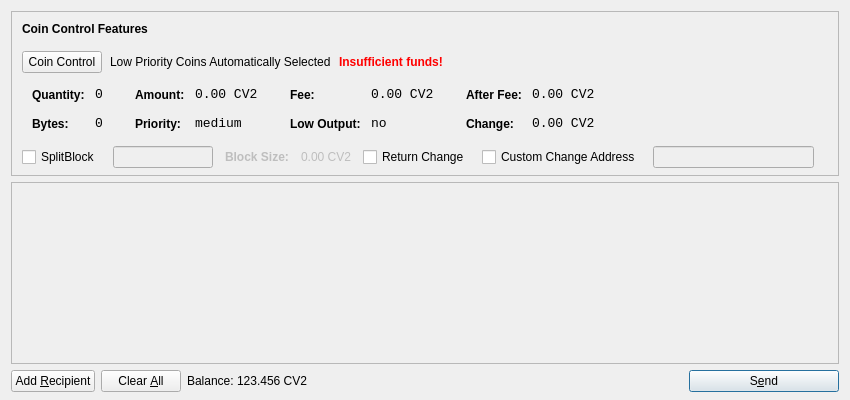
<?xml version="1.0" encoding="UTF-8"?>
<ui version="4.0">
 <class>SendCoinsDialog</class>
 <widget class="QDialog" name="SendCoinsDialog">
  <property name="geometry">
   <rect>
    <x>0</x>
    <y>0</y>
    <width>850</width>
    <height>400</height>
   </rect>
  </property>
  <property name="windowTitle">
   <string>Send Coins</string>
  </property>
  <layout class="QVBoxLayout" name="verticalLayout" stretch="0,1,0">
   <property name="bottomMargin">
    <number>8</number>
   </property>
   <item>
    <widget class="QFrame" name="frameCoinControl">
     <property name="sizePolicy">
      <sizepolicy hsizetype="Expanding" vsizetype="Expanding">
       <horstretch>0</horstretch>
       <verstretch>0</verstretch>
      </sizepolicy>
     </property>
     <property name="maximumSize">
      <size>
       <width>16777215</width>
       <height>16777215</height>
      </size>
     </property>
     <property name="frameShape">
      <enum>QFrame::StyledPanel</enum>
     </property>
     <property name="frameShadow">
      <enum>QFrame::Sunken</enum>
     </property>
     <layout class="QVBoxLayout" name="verticalLayoutCoinControl2">
      <property name="spacing">
       <number>6</number>
      </property>
      <property name="leftMargin">
       <number>0</number>
      </property>
      <property name="topMargin">
       <number>0</number>
      </property>
      <property name="rightMargin">
       <number>0</number>
      </property>
      <property name="bottomMargin">
       <number>6</number>
      </property>
      <item>
       <layout class="QVBoxLayout" name="verticalLayoutCoinControl" stretch="0,0,0,0,1">
        <property name="spacing">
         <number>0</number>
        </property>
        <property name="leftMargin">
         <number>10</number>
        </property>
        <property name="topMargin">
         <number>10</number>
        </property>
        <item>
         <layout class="QHBoxLayout" name="horizontalLayoutCoinControl1">
          <property name="bottomMargin">
           <number>15</number>
          </property>
          <item>
           <widget class="QLabel" name="labelCoinControlFeatures">
            <property name="sizePolicy">
             <sizepolicy hsizetype="Preferred" vsizetype="Maximum">
              <horstretch>0</horstretch>
              <verstretch>0</verstretch>
             </sizepolicy>
            </property>
            <property name="font">
             <font>
              <weight>75</weight>
              <bold>true</bold>
             </font>
            </property>
            <property name="styleSheet">
             <string notr="true">font-weight:bold;</string>
            </property>
            <property name="text">
             <string>Coin Control Features</string>
            </property>
           </widget>
          </item>
         </layout>
        </item>
        <item>
         <layout class="QHBoxLayout" name="horizontalLayoutCoinControl2" stretch="0,0,0,0">
          <property name="spacing">
           <number>8</number>
          </property>
          <property name="bottomMargin">
           <number>10</number>
          </property>
          <item>
           <widget class="QPushButton" name="pushButtonCoinControl">
            <property name="styleSheet">
             <string notr="true"/>
            </property>
            <property name="text">
             <string>Coin Control</string>
            </property>
           </widget>
          </item>
          <item>
           <widget class="QLabel" name="labelCoinControlAutomaticallySelected">
            <property name="text">
             <string>Low Priority Coins Automatically Selected</string>
            </property>
            <property name="margin">
             <number>5</number>
            </property>
           </widget>
          </item>
          <item>
           <widget class="QLabel" name="labelCoinControlInsuffFunds">
            <property name="font">
             <font>
              <weight>75</weight>
              <bold>true</bold>
             </font>
            </property>
            <property name="styleSheet">
             <string notr="true">color:red;font-weight:bold;</string>
            </property>
            <property name="text">
             <string>Insufficient funds!</string>
            </property>
            <property name="margin">
             <number>5</number>
            </property>
           </widget>
          </item>
          <item>
           <spacer name="horizontalSpacerCoinControl">
            <property name="orientation">
             <enum>Qt::Horizontal</enum>
            </property>
            <property name="sizeHint" stdset="0">
             <size>
              <width>40</width>
              <height>1</height>
             </size>
            </property>
           </spacer>
          </item>
         </layout>
        </item>
        <item>
         <widget class="QWidget" name="widgetCoinControl" native="true">
          <property name="sizePolicy">
           <sizepolicy hsizetype="Preferred" vsizetype="Preferred">
            <horstretch>0</horstretch>
            <verstretch>0</verstretch>
           </sizepolicy>
          </property>
          <property name="minimumSize">
           <size>
            <width>0</width>
            <height>0</height>
           </size>
          </property>
          <property name="styleSheet">
           <string notr="true"/>
          </property>
          <layout class="QHBoxLayout" name="horizontalLayoutCoinControl5">
           <property name="margin">
            <number>0</number>
           </property>
           <item>
            <layout class="QHBoxLayout" name="horizontalLayoutCoinControl3" stretch="0,0,0,1">
             <property name="spacing">
              <number>20</number>
             </property>
             <property name="topMargin">
              <number>0</number>
             </property>
             <property name="bottomMargin">
              <number>10</number>
             </property>
             <item>
              <layout class="QFormLayout" name="formLayoutCoinControl1">
               <property name="horizontalSpacing">
                <number>10</number>
               </property>
               <property name="verticalSpacing">
                <number>14</number>
               </property>
               <property name="leftMargin">
                <number>10</number>
               </property>
               <property name="topMargin">
                <number>4</number>
               </property>
               <property name="rightMargin">
                <number>6</number>
               </property>
               <item row="0" column="0">
                <widget class="QLabel" name="labelCoinControlQuantityText">
                 <property name="styleSheet">
                  <string notr="true">font-weight:bold;</string>
                 </property>
                 <property name="text">
                  <string>Quantity:</string>
                 </property>
                 <property name="margin">
                  <number>0</number>
                 </property>
                </widget>
               </item>
               <item row="0" column="1">
                <widget class="QLabel" name="labelCoinControlQuantity">
                 <property name="font">
                  <font>
                   <family>Monospace</family>
                   <pointsize>10</pointsize>
                  </font>
                 </property>
                 <property name="cursor">
                  <cursorShape>IBeamCursor</cursorShape>
                 </property>
                 <property name="contextMenuPolicy">
                  <enum>Qt::ActionsContextMenu</enum>
                 </property>
                 <property name="text">
                  <string>0</string>
                 </property>
                 <property name="margin">
                  <number>0</number>
                 </property>
                 <property name="textInteractionFlags">
                  <set>Qt::LinksAccessibleByMouse|Qt::TextSelectableByKeyboard|Qt::TextSelectableByMouse</set>
                 </property>
                </widget>
               </item>
               <item row="1" column="0">
                <widget class="QLabel" name="labelCoinControlBytesText">
                 <property name="styleSheet">
                  <string notr="true">font-weight:bold;</string>
                 </property>
                 <property name="text">
                  <string>Bytes:</string>
                 </property>
                </widget>
               </item>
               <item row="1" column="1">
                <widget class="QLabel" name="labelCoinControlBytes">
                 <property name="font">
                  <font>
                   <family>Monospace</family>
                   <pointsize>10</pointsize>
                  </font>
                 </property>
                 <property name="cursor">
                  <cursorShape>IBeamCursor</cursorShape>
                 </property>
                 <property name="contextMenuPolicy">
                  <enum>Qt::ActionsContextMenu</enum>
                 </property>
                 <property name="text">
                  <string>0</string>
                 </property>
                 <property name="textInteractionFlags">
                  <set>Qt::LinksAccessibleByMouse|Qt::TextSelectableByKeyboard|Qt::TextSelectableByMouse</set>
                 </property>
                </widget>
               </item>
              </layout>
             </item>
             <item>
              <layout class="QFormLayout" name="formLayoutCoinControl2">
               <property name="horizontalSpacing">
                <number>10</number>
               </property>
               <property name="verticalSpacing">
                <number>14</number>
               </property>
               <property name="leftMargin">
                <number>6</number>
               </property>
               <property name="topMargin">
                <number>4</number>
               </property>
               <property name="rightMargin">
                <number>6</number>
               </property>
               <item row="0" column="0">
                <widget class="QLabel" name="labelCoinControlAmountText">
                 <property name="styleSheet">
                  <string notr="true">font-weight:bold;</string>
                 </property>
                 <property name="text">
                  <string>Amount:</string>
                 </property>
                 <property name="margin">
                  <number>0</number>
                 </property>
                </widget>
               </item>
               <item row="0" column="1">
                <widget class="QLabel" name="labelCoinControlAmount">
                 <property name="font">
                  <font>
                   <family>Monospace</family>
                   <pointsize>10</pointsize>
                  </font>
                 </property>
                 <property name="cursor">
                  <cursorShape>IBeamCursor</cursorShape>
                 </property>
                 <property name="contextMenuPolicy">
                  <enum>Qt::ActionsContextMenu</enum>
                 </property>
                 <property name="text">
                  <string>0.00 CV2</string>
                 </property>
                 <property name="textInteractionFlags">
                  <set>Qt::LinksAccessibleByMouse|Qt::TextSelectableByKeyboard|Qt::TextSelectableByMouse</set>
                 </property>
                </widget>
               </item>
               <item row="1" column="0">
                <widget class="QLabel" name="labelCoinControlPriorityText">
                 <property name="styleSheet">
                  <string notr="true">font-weight:bold;</string>
                 </property>
                 <property name="text">
                  <string>Priority:</string>
                 </property>
                </widget>
               </item>
               <item row="1" column="1">
                <widget class="QLabel" name="labelCoinControlPriority">
                 <property name="font">
                  <font>
                   <family>Monospace</family>
                   <pointsize>10</pointsize>
                  </font>
                 </property>
                 <property name="cursor">
                  <cursorShape>IBeamCursor</cursorShape>
                 </property>
                 <property name="contextMenuPolicy">
                  <enum>Qt::ActionsContextMenu</enum>
                 </property>
                 <property name="text">
                  <string>medium</string>
                 </property>
                 <property name="textInteractionFlags">
                  <set>Qt::LinksAccessibleByMouse|Qt::TextSelectableByKeyboard|Qt::TextSelectableByMouse</set>
                 </property>
                </widget>
               </item>
              </layout>
             </item>
             <item>
              <layout class="QFormLayout" name="formLayoutCoinControl3">
               <property name="horizontalSpacing">
                <number>10</number>
               </property>
               <property name="verticalSpacing">
                <number>14</number>
               </property>
               <property name="leftMargin">
                <number>6</number>
               </property>
               <property name="topMargin">
                <number>4</number>
               </property>
               <property name="rightMargin">
                <number>6</number>
               </property>
               <item row="0" column="0">
                <widget class="QLabel" name="labelCoinControlFeeText">
                 <property name="styleSheet">
                  <string notr="true">font-weight:bold;</string>
                 </property>
                 <property name="text">
                  <string>Fee:</string>
                 </property>
                 <property name="margin">
                  <number>0</number>
                 </property>
                </widget>
               </item>
               <item row="0" column="1">
                <widget class="QLabel" name="labelCoinControlFee">
                 <property name="font">
                  <font>
                   <family>Monospace</family>
                   <pointsize>10</pointsize>
                  </font>
                 </property>
                 <property name="cursor">
                  <cursorShape>IBeamCursor</cursorShape>
                 </property>
                 <property name="contextMenuPolicy">
                  <enum>Qt::ActionsContextMenu</enum>
                 </property>
                 <property name="text">
                  <string>0.00 CV2</string>
                 </property>
                 <property name="textInteractionFlags">
                  <set>Qt::LinksAccessibleByMouse|Qt::TextSelectableByKeyboard|Qt::TextSelectableByMouse</set>
                 </property>
                </widget>
               </item>
               <item row="1" column="0">
                <widget class="QLabel" name="labelCoinControlLowOutputText">
                 <property name="styleSheet">
                  <string notr="true">font-weight:bold;</string>
                 </property>
                 <property name="text">
                  <string>Low Output:</string>
                 </property>
                </widget>
               </item>
               <item row="1" column="1">
                <widget class="QLabel" name="labelCoinControlLowOutput">
                 <property name="font">
                  <font>
                   <family>Monospace</family>
                   <pointsize>10</pointsize>
                  </font>
                 </property>
                 <property name="cursor">
                  <cursorShape>IBeamCursor</cursorShape>
                 </property>
                 <property name="contextMenuPolicy">
                  <enum>Qt::ActionsContextMenu</enum>
                 </property>
                 <property name="text">
                  <string>no</string>
                 </property>
                 <property name="textInteractionFlags">
                  <set>Qt::LinksAccessibleByMouse|Qt::TextSelectableByKeyboard|Qt::TextSelectableByMouse</set>
                 </property>
                </widget>
               </item>
              </layout>
             </item>
             <item>
              <layout class="QFormLayout" name="formLayoutCoinControl4">
               <property name="fieldGrowthPolicy">
                <enum>QFormLayout::AllNonFixedFieldsGrow</enum>
               </property>
               <property name="horizontalSpacing">
                <number>10</number>
               </property>
               <property name="verticalSpacing">
                <number>14</number>
               </property>
               <property name="leftMargin">
                <number>6</number>
               </property>
               <property name="topMargin">
                <number>4</number>
               </property>
               <property name="rightMargin">
                <number>6</number>
               </property>
               <item row="0" column="0">
                <widget class="QLabel" name="labelCoinControlAfterFeeText">
                 <property name="styleSheet">
                  <string notr="true">font-weight:bold;</string>
                 </property>
                 <property name="text">
                  <string>After Fee:</string>
                 </property>
                 <property name="margin">
                  <number>0</number>
                 </property>
                </widget>
               </item>
               <item row="0" column="1">
                <widget class="QLabel" name="labelCoinControlAfterFee">
                 <property name="font">
                  <font>
                   <family>Monospace</family>
                   <pointsize>10</pointsize>
                  </font>
                 </property>
                 <property name="cursor">
                  <cursorShape>IBeamCursor</cursorShape>
                 </property>
                 <property name="contextMenuPolicy">
                  <enum>Qt::ActionsContextMenu</enum>
                 </property>
                 <property name="text">
                  <string>0.00 CV2</string>
                 </property>
                 <property name="textInteractionFlags">
                  <set>Qt::LinksAccessibleByMouse|Qt::TextSelectableByKeyboard|Qt::TextSelectableByMouse</set>
                 </property>
                </widget>
               </item>
               <item row="1" column="0">
                <widget class="QLabel" name="labelCoinControlChangeText">
                 <property name="styleSheet">
                  <string notr="true">font-weight:bold;</string>
                 </property>
                 <property name="text">
                  <string>Change:</string>
                 </property>
                </widget>
               </item>
               <item row="1" column="1">
                <widget class="QLabel" name="labelCoinControlChange">
                 <property name="font">
                  <font>
                   <family>Monospace</family>
                   <pointsize>10</pointsize>
                  </font>
                 </property>
                 <property name="cursor">
                  <cursorShape>IBeamCursor</cursorShape>
                 </property>
                 <property name="contextMenuPolicy">
                  <enum>Qt::ActionsContextMenu</enum>
                 </property>
                 <property name="text">
                  <string>0.00 CV2</string>
                 </property>
                 <property name="textInteractionFlags">
                  <set>Qt::LinksAccessibleByMouse|Qt::TextSelectableByKeyboard|Qt::TextSelectableByMouse</set>
                 </property>
                </widget>
               </item>
              </layout>
             </item>
            </layout>
           </item>
          </layout>
         </widget>
        </item>
        <item>
         <layout class="QHBoxLayout" name="horizontalLayoutCoinControl4" stretch="0,0,0,0,0,0,0,0">
          <property name="spacing">
           <number>12</number>
          </property>
          <property name="sizeConstraint">
           <enum>QLayout::SetDefaultConstraint</enum>
          </property>
          <property name="topMargin">
           <number>5</number>
          </property>
          <property name="rightMargin">
           <number>5</number>
          </property>
          <item>
           <widget class="QCheckBox" name="splitBlockCheckBox">
            <property name="text">
             <string>SplitBlock</string>
            </property>
           </widget>
          </item>
          <item>
           <widget class="QLineEdit" name="splitBlockLineEdit">
            <property name="enabled">
             <bool>false</bool>
            </property>
            <property name="sizePolicy">
             <sizepolicy hsizetype="Fixed" vsizetype="Fixed">
              <horstretch>0</horstretch>
              <verstretch>0</verstretch>
             </sizepolicy>
            </property>
            <property name="maximumSize">
             <size>
              <width>100</width>
              <height>16777215</height>
             </size>
            </property>
           </widget>
          </item>
          <item>
           <widget class="QLabel" name="labelBlockSizeText">
            <property name="enabled">
             <bool>false</bool>
            </property>
            <property name="font">
             <font>
              <weight>75</weight>
              <bold>true</bold>
             </font>
            </property>
            <property name="text">
             <string>Block Size:</string>
            </property>
           </widget>
          </item>
          <item>
           <widget class="QLabel" name="labelBlockSize">
            <property name="enabled">
             <bool>false</bool>
            </property>
            <property name="text">
             <string>0.00 CV2</string>
            </property>
           </widget>
          </item>
          <item>
           <widget class="QCheckBox" name="returnChangeCheckBox">
            <property name="text">
             <string>Return Change</string>
            </property>
           </widget>
          </item>
          <item>
           <widget class="QCheckBox" name="checkBoxCoinControlChange">
            <property name="text">
             <string>Custom Change Address</string>
            </property>
           </widget>
          </item>
          <item>
           <widget class="QLineEdit" name="lineEditCoinControlChange">
            <property name="enabled">
             <bool>false</bool>
            </property>
            <property name="sizePolicy">
             <sizepolicy hsizetype="Expanding" vsizetype="Fixed">
              <horstretch>0</horstretch>
              <verstretch>0</verstretch>
             </sizepolicy>
            </property>
           </widget>
          </item>
          <item>
           <widget class="QLabel" name="labelCoinControlChangeLabel">
            <property name="sizePolicy">
             <sizepolicy hsizetype="Preferred" vsizetype="Expanding">
              <horstretch>0</horstretch>
              <verstretch>0</verstretch>
             </sizepolicy>
            </property>
            <property name="minimumSize">
             <size>
              <width>0</width>
              <height>0</height>
             </size>
            </property>
            <property name="text">
             <string/>
            </property>
            <property name="margin">
             <number>3</number>
            </property>
           </widget>
          </item>
         </layout>
        </item>
        <item>
         <spacer name="verticalSpacerCoinControl">
          <property name="orientation">
           <enum>Qt::Vertical</enum>
          </property>
          <property name="sizeHint" stdset="0">
           <size>
            <width>800</width>
            <height>1</height>
           </size>
          </property>
         </spacer>
        </item>
       </layout>
      </item>
     </layout>
    </widget>
   </item>
   <item>
    <widget class="QScrollArea" name="scrollArea">
     <property name="widgetResizable">
      <bool>true</bool>
     </property>
     <widget class="QWidget" name="scrollAreaWidgetContents">
      <property name="geometry">
       <rect>
        <x>0</x>
        <y>0</y>
        <width>830</width>
        <height>158</height>
       </rect>
      </property>
      <layout class="QVBoxLayout" name="verticalLayout_2">
       <property name="margin">
        <number>0</number>
       </property>
       <item>
        <layout class="QVBoxLayout" name="entries">
         <property name="spacing">
          <number>6</number>
         </property>
        </layout>
       </item>
       <item>
        <spacer name="verticalSpacer">
         <property name="orientation">
          <enum>Qt::Vertical</enum>
         </property>
         <property name="sizeHint" stdset="0">
          <size>
           <width>20</width>
           <height>40</height>
          </size>
         </property>
        </spacer>
       </item>
      </layout>
     </widget>
    </widget>
   </item>
   <item>
    <layout class="QHBoxLayout" name="horizontalLayout">
     <item>
      <widget class="QPushButton" name="addButton">
       <property name="toolTip">
        <string>Send to multiple recipients at once</string>
       </property>
       <property name="text">
        <string>Add &amp;Recipient</string>
       </property>
       <property name="icon">
        <iconset resource="../bitcoin.qrc">
         <normaloff>:/icons/add</normaloff>:/icons/add</iconset>
       </property>
       <property name="autoDefault">
        <bool>false</bool>
       </property>
      </widget>
     </item>
     <item>
      <widget class="QPushButton" name="clearButton">
       <property name="sizePolicy">
        <sizepolicy hsizetype="Minimum" vsizetype="Fixed">
         <horstretch>0</horstretch>
         <verstretch>0</verstretch>
        </sizepolicy>
       </property>
       <property name="toolTip">
        <string>Remove all transaction fields</string>
       </property>
       <property name="text">
        <string>Clear &amp;All</string>
       </property>
       <property name="icon">
        <iconset resource="../bitcoin.qrc">
         <normaloff>:/icons/remove</normaloff>:/icons/remove</iconset>
       </property>
       <property name="autoRepeatDelay">
        <number>300</number>
       </property>
       <property name="autoDefault">
        <bool>false</bool>
       </property>
      </widget>
     </item>
     <item>
      <layout class="QHBoxLayout" name="horizontalLayout_2">
       <property name="spacing">
        <number>3</number>
       </property>
       <item>
        <widget class="QLabel" name="label">
         <property name="sizePolicy">
          <sizepolicy hsizetype="Preferred" vsizetype="Fixed">
           <horstretch>0</horstretch>
           <verstretch>0</verstretch>
          </sizepolicy>
         </property>
         <property name="text">
          <string>Balance:</string>
         </property>
        </widget>
       </item>
       <item>
        <widget class="QLabel" name="labelBalance">
         <property name="sizePolicy">
          <sizepolicy hsizetype="Preferred" vsizetype="Fixed">
           <horstretch>0</horstretch>
           <verstretch>0</verstretch>
          </sizepolicy>
         </property>
         <property name="cursor">
          <cursorShape>IBeamCursor</cursorShape>
         </property>
         <property name="text">
          <string>123.456 CV2</string>
         </property>
         <property name="textInteractionFlags">
          <set>Qt::LinksAccessibleByMouse|Qt::TextSelectableByKeyboard|Qt::TextSelectableByMouse</set>
         </property>
        </widget>
       </item>
      </layout>
     </item>
     <item>
      <spacer name="horizontalSpacer">
       <property name="orientation">
        <enum>Qt::Horizontal</enum>
       </property>
       <property name="sizeHint" stdset="0">
        <size>
         <width>40</width>
         <height>20</height>
        </size>
       </property>
      </spacer>
     </item>
     <item>
      <widget class="QPushButton" name="sendButton">
       <property name="minimumSize">
        <size>
         <width>150</width>
         <height>0</height>
        </size>
       </property>
       <property name="toolTip">
        <string>Confirm the send action</string>
       </property>
       <property name="text">
        <string>S&amp;end</string>
       </property>
       <property name="icon">
        <iconset resource="../bitcoin.qrc">
         <normaloff>:/icons/send</normaloff>:/icons/send</iconset>
       </property>
       <property name="default">
        <bool>true</bool>
       </property>
      </widget>
     </item>
    </layout>
   </item>
  </layout>
 </widget>
 <resources>
  <include location="../bitcoin.qrc"/>
 </resources>
 <connections/>
</ui>
